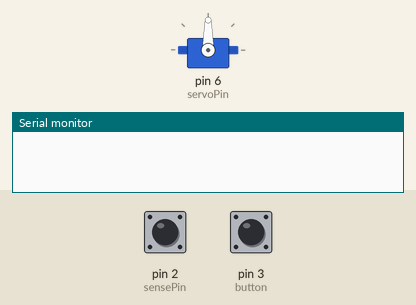
Simulated run of this sketch. Board: Arduino Uno, built with avr-gcc and run on an emulated ATmega328P. On the bench: servo, the last lines printed to the serial monitor. Inputs (shaded band) come from the test bench; at power-on: pin 2 (sensePin) HIGH, pin 3 (button) HIGH.

Above: at 2.8 s.
2.9 s: pin 2 (sensePin) pulsed LOW 2 times (0.12 s each, 0.3 s apart)
At 3.3 s:
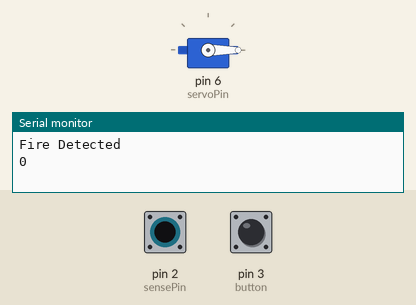
5.0 s: pin 3 (button) pulled LOW for 1 s
At 6.4 s:
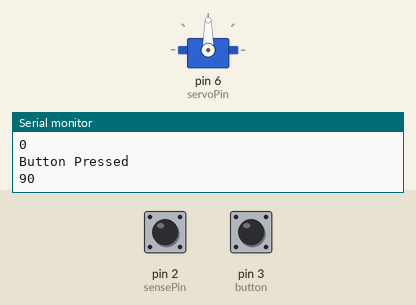
Timing chart, 0 to 8.0 s (numbered marks = the images above; inputs shaded):
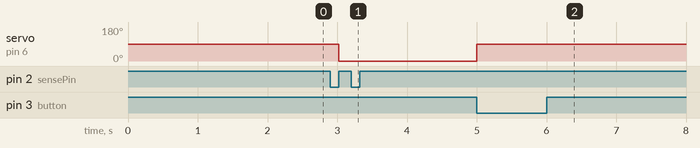

The sketch:

flameTest.ino
```cpp
#include <Servo.h>


/****************************************************************************************
 * global variables
 ****************************************************************************************/

#define sensePin 2
#define button 3
#define servoPin 6

/***********************************************************************************************************************
 * main method
 ***********************************************************************************************************************/
Servo myServo;

void setup()
{
  Serial.begin(9600);
  myServo.attach(servoPin);
  pinMode(sensePin, INPUT_PULLUP);
  pinMode(button, INPUT_PULLUP);
  attachInterrupt(0,trigger,RISING);
  attachInterrupt(1,closeBox, FALLING);
}

void loop()
{
  //wait for interrupt
}


/************************************************************************************************
 * Interrupts and external methods
 * ********************************************************************************************/

 //ISR attached to EXT_interrupt 0 (pin 2) opens box when flame is recognized
void trigger() //ISR to activate servo
{
  Serial.println("Fire Detected");
  openBox();
}

//ISR attached to EXT_interrupt 1 (pin 3) closes box when switch is hit
void closeBox()
{
  Serial.println("Button Pressed");
  resetServo();
}

void resetServo()
{
 int interval = 15;
  for(int pos = 90; pos >= 0; pos--)
  {
      myServo.write(pos);
      delay(interval);
      break;
  }//end for
  int angle = myServo.read();
  Serial.println(angle);
} //end resetServo

void openBox()
{
 int interval = 15;
  for(int pos = 0; pos <= 90; pos++)
  {
      myServo.write(pos);
      delay(interval);
      break;
  }//end for
 int angle = myServo.read();
 Serial.println(angle);
}//end openBox
```

Measured:
- after the input at 2.9 s, servo on pin 6 (servoPin): 90° → 0° after 0.12 s
- after the input at 5.0 s, servo on pin 6 (servoPin): 0° → 90° at once
